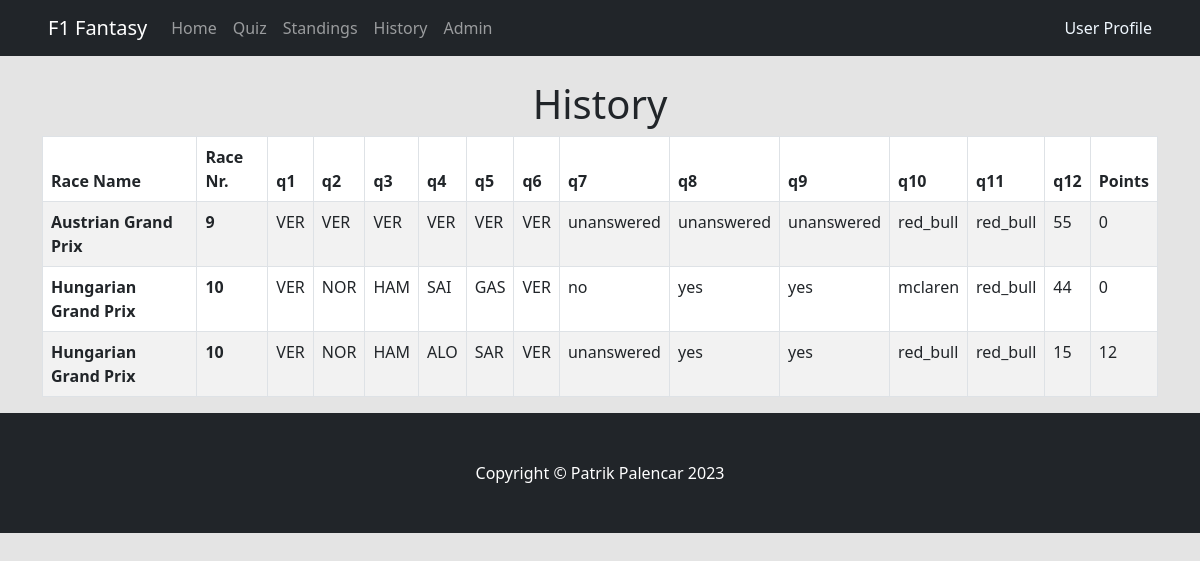
Page /history_answers (signed in) on the committed database.
### flask_app/models.py (models this page shows)
class QuizAnswersHistory(db.Model):
    id = db.Column(db.Integer, primary_key=True)
    user_id = db.Column(db.Integer, db.ForeignKey('users.id'), nullable=False)
    previous_race = db.Column(db.String(255), nullable=False)
    race_nr = db.Column(db.Integer, nullable=False)
    q1 = db.Column(db.String(255), nullable=False)
    q2 = db.Column(db.String(255), nullable=False)
    q3 = db.Column(db.String(255), nullable=False)
    q4 = db.Column(db.String(255), nullable=False)
    q5 = db.Column(db.String(255), nullable=False)
    q6 = db.Column(db.String(255), nullable=False)
    q7 = db.Column(db.String(255), nullable=False)
    q8 = db.Column(db.String(255), nullable=False)
    q9 = db.Column(db.String(255), nullable=False)
    q10 = db.Column(db.String(255), nullable=False)
    q11 = db.Column(db.String(255), nullable=False)
    q12 = db.Column(db.String(255), nullable=False)
    date_created = db.Column(db.DateTime, default=datetime.utcnow)
    points_for_race = db.Column(db.Integer, default=0)

### flask_app/routes.py (the view)
@app.route("/history_answers", methods=["GET", "POST"])
@login_required
def history_answers():
    current_answers = QuizAnswersHistory.query.filter_by(user_id=current_user.id).all()
    return render_template("users_history.html" , current_answers = current_answers)

### flask_app/routes.py (called while the page is built)
@login_manager.user_loader
def load_user(id):
    return Users.query.get(int(id))

### flask_app/templates/users_history.html
{% extends 'base.html' %}
{% block content %}
<h1 class="center">History</h1>
<div class="container">
    <table class="table table-hover table-bordered table-striped">
        <thead>
            <tr>
                <th scope="col">Race Name</th>
                <th scope="col">Race Nr.</th>
                <th scope="col">q1</th>
                <th scope="col">q2</th>
                <th scope="col">q3</th>
                <th scope="col">q4</th>
                <th scope="col">q5</th>
                <th scope="col">q6</th>
                <th scope="col">q7</th>
                <th scope="col">q8</th>
                <th scope="col">q9</th>
                <th scope="col">q10</th>
                <th scope="col">q11</th>
                <th scope="col">q12</th>
                <th scope="col">Points</th>
            </tr>
        </thead>
        {% for row in current_answers %}
            <tr>
                <th scope="row">
                    <b>{{ row.previous_race }}</b>
                </th>
                <th scope="row">
                    <b>{{ row.race_nr}}</b>
                </th>
                <td>
                    {{ row.q1 }}
                </td>
                <td>
                    {{ row.q2 }}
                </td>
                <td>
                    {{ row.q3 }}
                </td>
                <td>
                    {{ row.q4 }}
                </td>
                <td>
                    {{ row.q5 }}
                </td>
                <td>
                    {{ row.q6 }}
                </td>
                <td>
                    {{ row.q7 }}
                </td>
                <td>
                    {{ row.q8 }}
                </td>
                <td>
                    {{ row.q9 }}
                </td>
                <td>
                    {{ row.q10 }}
                </td>
                <td>
                    {{ row.q11 }}
                </td>
                <td>
                    {{ row.q12 }}
                </td>
                <td>
                    {{ row.points_for_race }}
                </td>
            </tr>
        {% endfor %}
    </table>
</div>
{% endblock %}

### flask_app/static/styles/style.css (style rules this page uses)
body { background-color: #e4e4e4; }
.center { text-align: center; }

### rows in the picture
QuizAnswersHistory: previous_race "Austrian Grand Prix", race_nr "9", q1 "VER", q2 "VER", q3 "VER", q4 "VER", q5 "VER", q6 "VER", q7 "unanswered", q8 "unanswered", q9 "unanswered", q10 "red_bull", q11 "red_bull", q12 "55", points_for_race "0"
QuizAnswersHistory: previous_race "Hungarian Grand Prix", race_nr "10", q1 "VER", q2 "NOR", q3 "HAM", q4 "SAI", q5 "GAS", q6 "VER", q7 "no", q8 "yes", q9 "yes", q10 "mclaren", q11 "red_bull", q12 "44", points_for_race "0"
QuizAnswersHistory: previous_race "Hungarian Grand Prix", race_nr "10", q1 "VER", q2 "NOR", q3 "HAM", q4 "ALO", q5 "SAR", q6 "VER", q7 "unanswered", q8 "yes", q9 "yes", q10 "red_bull", q11 "red_bull", q12 "15", points_for_race "12"
